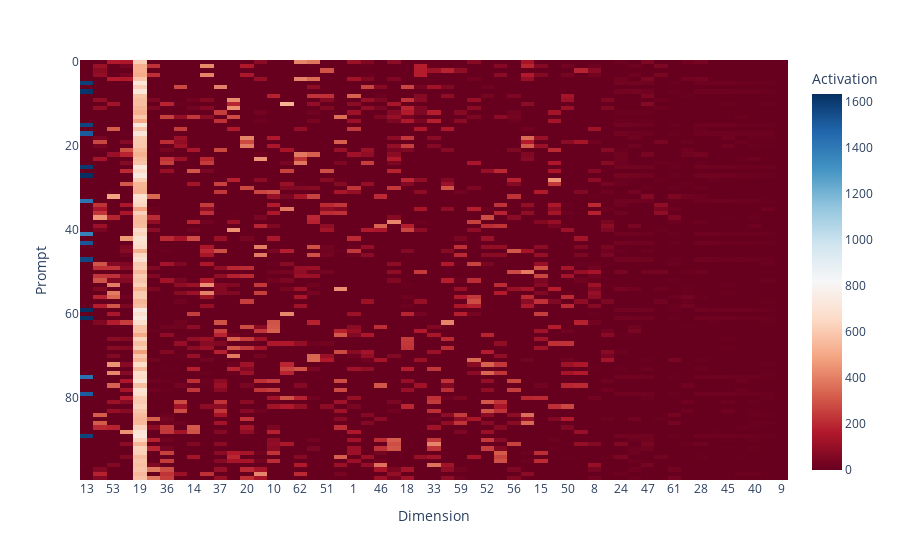

Notebook cell for this chart:
### Code cell
@typed
def show_activations(activations: Float[TT, "n d"], perm: Int[TT, "k"]) -> None:
    fig = px.imshow(
        activations[:, perm],
        color_continuous_scale=px.colors.diverging.RdBu,
        labels={"x": "Dimension", "y": "Prompt", "color": "Activation"},
        x=[str(elem.item()) for elem in perm],
        # y=prefixes,
        # zmin=-1,
        # zmax=1,
    )
    fig.show()


stacked = t.stack(compressed)
stds = stacked.std(dim=0)
std_argsort = t.tensor(list(stds.argsort())[::-1])
important_dirs = std_argsort[:53]
# stacked -= stacked.mean(dim=0, keepdim=True)
# stacked /= stacked.norm(dim=0, keepdim=True)
show_activations(stacked[:100], perm=important_dirs)

### Figure 1 — Plotly figure (JSON) as saved in the notebook; plotly's stock layout.template omitted (floating-point values rounded to 4 significant figures; data arrays with more than 128 entries replaced by an {"elided": "..."} marker saying what was removed)
{"data": [{"coloraxis": "coloraxis", "hovertemplate": "Dimension: %{x}<br>Prompt: %{y}<br>Activation: %{z}<extra></extra>", "name": "0", "type": "heatmap", "x": ["13", "31", "53", "23", "19", "3", "36", "35", "14", "5", "37", "55", "20", "12", "10", "26", "62", "11", "51", "2", "1", "17", "46", "29", "18", "60", "33", "38", "59", "34", "52", "7", "56", "25", "15", "4", "50", "43", "8", "22", "24", "41", "47", "0", "61", "48", "28", "32", "45", "30", "40", "57", "9"], "xaxis": "x", "yaxis": "y", "z": {"elided": "100x53 float values"}}], "layout": {"coloraxis": {"colorbar": {"title": {"text": "Activation"}}, "colorscale": [[0, "rgb(103,0,31)"], [0.1, "rgb(178,24,43)"], [0.2, "rgb(214,96,77)"], [0.3, "rgb(244,165,130)"], [0.4, "rgb(253,219,199)"], [0.5, "rgb(247,247,247)"], [0.6, "rgb(209,229,240)"], [0.7, "rgb(146,197,222)"], [0.8, "rgb(67,147,195)"], [0.9, "rgb(33,102,172)"], [1, "rgb(5,48,97)"]]}, "margin": {"t": 60}, "xaxis": {"anchor": "y", "constrain": "domain", "domain": [0, 1], "scaleanchor": "y", "title": {"text": "Dimension"}}, "yaxis": {"anchor": "x", "autorange": "reversed", "constrain": "domain", "domain": [0, 1], "title": {"text": "Prompt"}}}}
